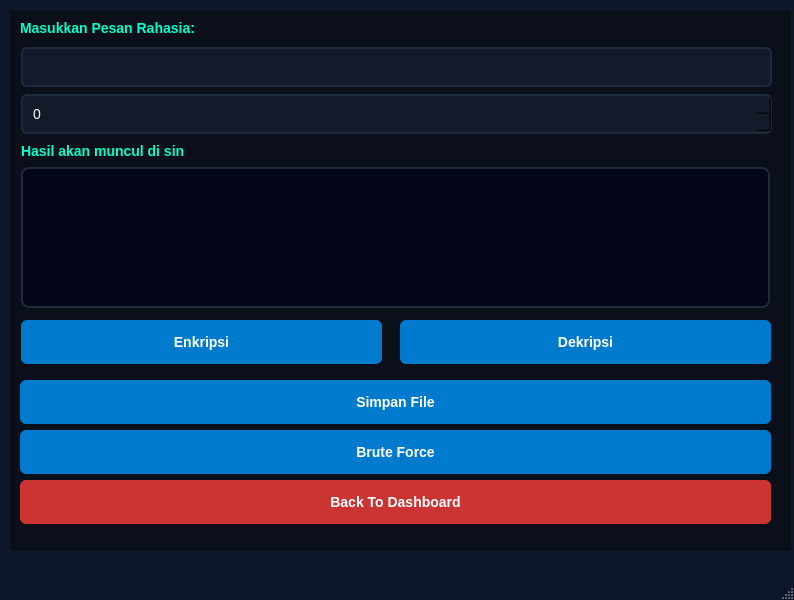
<?xml version="1.0" encoding="UTF-8"?>
<ui version="4.0">
 <class>CaesarGUI</class>
 <widget class="QMainWindow" name="CaesarGUI">
  <property name="geometry">
   <rect>
    <x>0</x>
    <y>0</y>
    <width>794</width>
    <height>600</height>
   </rect>
  </property>
  <property name="windowTitle">
   <string>CaesarGUI</string>
  </property>
  <property name="styleSheet">
   <string notr="true">/* Background Utama */
QMainWindow, QWidget#centralwidget {
    background-color: #0f172a;
}

/* Tulisan Instruksi */
QLabel {
    color: #38bdf8;
    font-family: &quot;Segoe UI&quot;, sans-serif;
    font-size: 14px;
    font-weight: bold;
}

/* Kotak Input dan Spinbox */
QLineEdit, QSpinBox {
    background-color: #1e293b;
    color: #ffffff;
    border: 1px solid #334155;
    border-radius: 6px;
    padding: 8px;
}

/* Kotak Hasil (MENGHILANGKAN PUTIH) */
QPlainTextEdit {
    background-color: #020617; /* Lebih gelap dari background utama */
    color: #4ade80; /* Hijau Matrix */
    border: 2px solid #1e293b;
    border-radius: 8px;
    font-family: &quot;Consolas&quot;, monospace;
    font-size: 13px;
}

/* Tombol-Tombol */
QPushButton {
    background-color: #0ea5e9;
    color: white;
    border-radius: 6px;
    padding: 12px;
    font-weight: bold;
}

QPushButton:hover {
    background-color: #38bdf8;
}</string>
  </property>
  <widget class="QWidget" name="centralwidget">
   <widget class="QStackedWidget" name="stackedWidget">
    <property name="geometry">
     <rect>
      <x>10</x>
      <y>10</y>
      <width>781</width>
      <height>541</height>
     </rect>
    </property>
    <property name="styleSheet">
     <string notr="true">/* =========================================
   1. BACKGROUND UTAMA (Mode Gelap)
   ========================================= */
QWidget#centralwidget, QStackedWidget {
    background-color: #0b0f19; /* Biru sangat gelap ala terminal */
}

/* =========================================
   2. SEMUA TEKS &amp; LABEL
   ========================================= */
QLabel {
    color: #00ffcc; /* Hijau neon/Cyan */
    font-family: &quot;Segoe UI&quot;, &quot;Courier New&quot;;
    font-size: 14px;
    font-weight: bold;
}

/* =========================================
   3. KOTAK INPUT (Pesan, Kunci, Hasil)
   ========================================= */
QLineEdit, QTextEdit, QSpinBox {
    background-color: #131a2a;
    color: #ffffff; /* Teks putih agar terbaca jelas */
    border: 2px solid #1f293d;
    border-radius: 6px;
    padding: 8px;
    font-family: &quot;Consolas&quot;, &quot;Courier New&quot;;
    font-size: 14px;
}

/* Efek saat kotak input diklik (Fokus) */
QLineEdit:focus, QTextEdit:focus, QSpinBox:focus {
    border: 2px solid #00ffcc; /* Menyala hijau/cyan saat diketik */
}

/* =========================================
   4. TOMBOL UTAMA (Enkripsi, Dekripsi, Login)
   ========================================= */
QPushButton {
    background-color: #007acc; /* Biru korporat/profesional */
    color: white;
    border: none;
    border-radius: 6px;
    padding: 10px;
    font-weight: bold;
    font-size: 14px;
}

QPushButton:hover {
    background-color: #0099ff; /* Terang saat di-hover */
}

QPushButton:pressed {
    background-color: #005c99; /* Gelap saat diklik */
}

/* =========================================
   5. TOMBOL KEMBALI &amp; LOGOUT (Warna Merah/Peringatan)
   ========================================= */
/* Kita targetkan langsung nama tombolnya agar warnanya beda sendiri */
QPushButton#btnLogOut, QPushButton#btnBack1, QPushButton#btnBack2 {
    background-color: #cc3333; 
}

QPushButton#btnLogOut:hover, QPushButton#btnBack1:hover, QPushButton#btnBack2:hover {
    background-color: #ff4d4d;
}

QPushButton#btnLogOut:pressed, QPushButton#btnBack1:pressed, QPushButton#btnBack2:pressed {
    background-color: #990000;
}

/* =========================================
   6. TOMBOL SIMPAN (Warna Hijau)
   ========================================= */
QPushButton#btnSimpanVig {
    background-color: #2eb82e;
}

QPushButton#btnSimpanVig:hover {
    background-color: #33cc33;
}</string>
    </property>
    <property name="currentIndex">
     <number>3</number>
    </property>
    <widget class="QWidget" name="login">
     <property name="styleSheet">
      <string notr="true">background: qlineargradient(
    x1:0, y1:0, x2:1, y2:1,
    stop:0 #0f2027,
    stop:1 #2c5364
);</string>
     </property>
     <widget class="QLabel" name="label_4">
      <property name="geometry">
       <rect>
        <x>60</x>
        <y>170</y>
        <width>651</width>
        <height>20</height>
       </rect>
      </property>
      <property name="layoutDirection">
       <enum>Qt::LayoutDirection::LeftToRight</enum>
      </property>
      <property name="text">
       <string>SISTEM KRIPTOGRAFI SIBER</string>
      </property>
      <property name="alignment">
       <set>Qt::AlignmentFlag::AlignCenter</set>
      </property>
     </widget>
     <widget class="QLabel" name="label_5">
      <property name="geometry">
       <rect>
        <x>60</x>
        <y>200</y>
        <width>651</width>
        <height>20</height>
       </rect>
      </property>
      <property name="layoutDirection">
       <enum>Qt::LayoutDirection::LeftToRight</enum>
      </property>
      <property name="text">
       <string>Masukkan Kode Akses</string>
      </property>
      <property name="alignment">
       <set>Qt::AlignmentFlag::AlignCenter</set>
      </property>
     </widget>
     <widget class="QLineEdit" name="linePass">
      <property name="geometry">
       <rect>
        <x>22</x>
        <y>230</y>
        <width>741</width>
        <height>51</height>
       </rect>
      </property>
      <property name="echoMode">
       <enum>QLineEdit::EchoMode::Password</enum>
      </property>
     </widget>
     <widget class="QPushButton" name="btnLogin">
      <property name="geometry">
       <rect>
        <x>340</x>
        <y>300</y>
        <width>93</width>
        <height>41</height>
       </rect>
      </property>
      <property name="text">
       <string>Login</string>
      </property>
     </widget>
     <widget class="QLabel" name="label_6">
      <property name="geometry">
       <rect>
        <x>10</x>
        <y>510</y>
        <width>171</width>
        <height>20</height>
       </rect>
      </property>
      <property name="text">
       <string>Buatan Said Dan Keifa</string>
      </property>
     </widget>
    </widget>
    <widget class="QWidget" name="dashboard">
     <layout class="QVBoxLayout" name="verticalLayout">
      <item>
       <widget class="QLabel" name="labelpilihmodul">
        <property name="maximumSize">
         <size>
          <width>16777215</width>
          <height>16777215</height>
         </size>
        </property>
        <property name="font">
         <font>
          <family>Segoe UI</family>
          <pointsize>-1</pointsize>
          <bold>true</bold>
         </font>
        </property>
        <property name="text">
         <string>PILIH MODUL KRIPTOGRAFI</string>
        </property>
        <property name="alignment">
         <set>Qt::AlignmentFlag::AlignCenter</set>
        </property>
       </widget>
      </item>
      <item>
       <widget class="QPushButton" name="btnGoCaesar">
        <property name="text">
         <string>Sandi Caesar</string>
        </property>
       </widget>
      </item>
      <item>
       <widget class="QPushButton" name="btnGoVigenere">
        <property name="text">
         <string>Sandi Vigenere</string>
        </property>
       </widget>
      </item>
      <item>
       <widget class="QPushButton" name="btnLogOut">
        <property name="text">
         <string>Log Out</string>
        </property>
       </widget>
      </item>
     </layout>
    </widget>
    <widget class="QWidget" name="vigenere">
     <widget class="QTextEdit" name="textEditPesanVig">
      <property name="geometry">
       <rect>
        <x>11</x>
        <y>51</y>
        <width>751</width>
        <height>41</height>
       </rect>
      </property>
     </widget>
     <widget class="QTextEdit" name="textEditHasilVig">
      <property name="geometry">
       <rect>
        <x>10</x>
        <y>190</y>
        <width>751</width>
        <height>121</height>
       </rect>
      </property>
     </widget>
     <widget class="QPushButton" name="btnDekripsiVig">
      <property name="geometry">
       <rect>
        <x>390</x>
        <y>330</y>
        <width>371</width>
        <height>44</height>
       </rect>
      </property>
      <property name="text">
       <string>Dekripsi</string>
      </property>
     </widget>
     <widget class="QPushButton" name="btnBack2">
      <property name="geometry">
       <rect>
        <x>170</x>
        <y>430</y>
        <width>441</width>
        <height>44</height>
       </rect>
      </property>
      <property name="text">
       <string>Back To Dashboard</string>
      </property>
     </widget>
     <widget class="QPushButton" name="btnEnkripsiVig">
      <property name="geometry">
       <rect>
        <x>10</x>
        <y>330</y>
        <width>371</width>
        <height>44</height>
       </rect>
      </property>
      <property name="text">
       <string>Enkripsi</string>
      </property>
     </widget>
     <widget class="QLabel" name="label">
      <property name="geometry">
       <rect>
        <x>10</x>
        <y>30</y>
        <width>341</width>
        <height>20</height>
       </rect>
      </property>
      <property name="text">
       <string>Masukkan Pesan</string>
      </property>
     </widget>
     <widget class="QLabel" name="label_2">
      <property name="geometry">
       <rect>
        <x>10</x>
        <y>100</y>
        <width>341</width>
        <height>20</height>
       </rect>
      </property>
      <property name="text">
       <string>Masukkan Kata Kunci</string>
      </property>
     </widget>
     <widget class="QLabel" name="label_3">
      <property name="geometry">
       <rect>
        <x>20</x>
        <y>170</y>
        <width>341</width>
        <height>20</height>
       </rect>
      </property>
      <property name="text">
       <string>Hasil</string>
      </property>
     </widget>
     <widget class="QLineEdit" name="lineEditKunciVig">
      <property name="geometry">
       <rect>
        <x>10</x>
        <y>120</y>
        <width>751</width>
        <height>41</height>
       </rect>
      </property>
     </widget>
     <widget class="QPushButton" name="btnSimpanVig">
      <property name="geometry">
       <rect>
        <x>10</x>
        <y>380</y>
        <width>751</width>
        <height>44</height>
       </rect>
      </property>
      <property name="text">
       <string>Simpan File</string>
      </property>
     </widget>
    </widget>
    <widget class="QWidget" name="caesar">
     <widget class="QSpinBox" name="spinBoxKunci">
      <property name="geometry">
       <rect>
        <x>11</x>
        <y>84</y>
        <width>751</width>
        <height>40</height>
       </rect>
      </property>
     </widget>
     <widget class="QPlainTextEdit" name="textEditHasil">
      <property name="geometry">
       <rect>
        <x>11</x>
        <y>157</y>
        <width>749</width>
        <height>141</height>
       </rect>
      </property>
     </widget>
     <widget class="QLineEdit" name="lineEditPesan">
      <property name="geometry">
       <rect>
        <x>11</x>
        <y>37</y>
        <width>751</width>
        <height>40</height>
       </rect>
      </property>
     </widget>
     <widget class="QPushButton" name="btnEnkripsi">
      <property name="geometry">
       <rect>
        <x>11</x>
        <y>310</y>
        <width>361</width>
        <height>44</height>
       </rect>
      </property>
      <property name="text">
       <string>Enkripsi</string>
      </property>
     </widget>
     <widget class="QLabel" name="labelHasil2">
      <property name="geometry">
       <rect>
        <x>11</x>
        <y>131</y>
        <width>164</width>
        <height>19</height>
       </rect>
      </property>
      <property name="text">
       <string>Hasil akan muncul di sini</string>
      </property>
     </widget>
     <widget class="QLabel" name="labelInput">
      <property name="geometry">
       <rect>
        <x>10</x>
        <y>10</y>
        <width>731</width>
        <height>16</height>
       </rect>
      </property>
      <property name="text">
       <string>Masukkan Pesan Rahasia:</string>
      </property>
     </widget>
     <widget class="QPushButton" name="btnSimpan">
      <property name="geometry">
       <rect>
        <x>10</x>
        <y>370</y>
        <width>751</width>
        <height>44</height>
       </rect>
      </property>
      <property name="text">
       <string>Simpan File</string>
      </property>
     </widget>
     <widget class="QPushButton" name="btnDekripsi">
      <property name="geometry">
       <rect>
        <x>390</x>
        <y>310</y>
        <width>371</width>
        <height>44</height>
       </rect>
      </property>
      <property name="text">
       <string>Dekripsi</string>
      </property>
     </widget>
     <widget class="QPushButton" name="btnBruteForce">
      <property name="geometry">
       <rect>
        <x>10</x>
        <y>420</y>
        <width>751</width>
        <height>44</height>
       </rect>
      </property>
      <property name="text">
       <string>Brute Force</string>
      </property>
     </widget>
     <widget class="QPushButton" name="btnBack1">
      <property name="geometry">
       <rect>
        <x>10</x>
        <y>470</y>
        <width>751</width>
        <height>44</height>
       </rect>
      </property>
      <property name="text">
       <string>Back To Dashboard</string>
      </property>
     </widget>
    </widget>
   </widget>
  </widget>
  <widget class="QMenuBar" name="menubar">
   <property name="geometry">
    <rect>
     <x>0</x>
     <y>0</y>
     <width>794</width>
     <height>26</height>
    </rect>
   </property>
  </widget>
  <widget class="QStatusBar" name="statusbar"/>
 </widget>
 <resources/>
 <connections/>
</ui>
